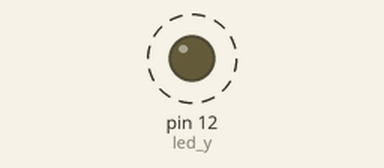
A sketch run on a simulated Arduino Uno, built with avr-gcc and run on an emulated ATmega328P. Shown: output pins drawn as LEDs (lit = HIGH). Dashed ring = blinking.

Above: at 0.19 s.
Timing chart, 0 to 3.5 s (numbered marks = the images above):
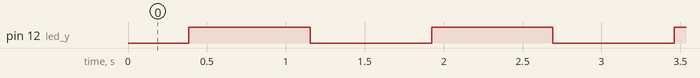

Measured:
- by itself, pin 12 (led_y): alternates HIGH for 0.77 s and LOW for 0.77 s

The sketch:

pj2_breath_led.ino
```cpp
/*
 * 项目: breath_led
 * 描述: LED渐亮渐暗,实现呼吸灯的效果
 * 编译IDE：ARDUINO IDE
 * 作者: http//www.keyes-robot.com
*/
#include <Arduino.h>
#define led_y 12    // 定义LED引脚

void setup()
{
  pinMode(led_y, OUTPUT);  // 设置引脚为输出模式
}

void loop()
{
  for(int i = 0; i < 255; i++)  // For循环：增加变量i到255
  {
    analogWrite(led_y, i);  // PWM输出控制LED亮度
    delay(3);
  }

  for(int i = 255; i > 0; i--)  // For循环：递减变量i到0
  {
    analogWrite(led_y, i);
    delay(3);
  }
}
```
